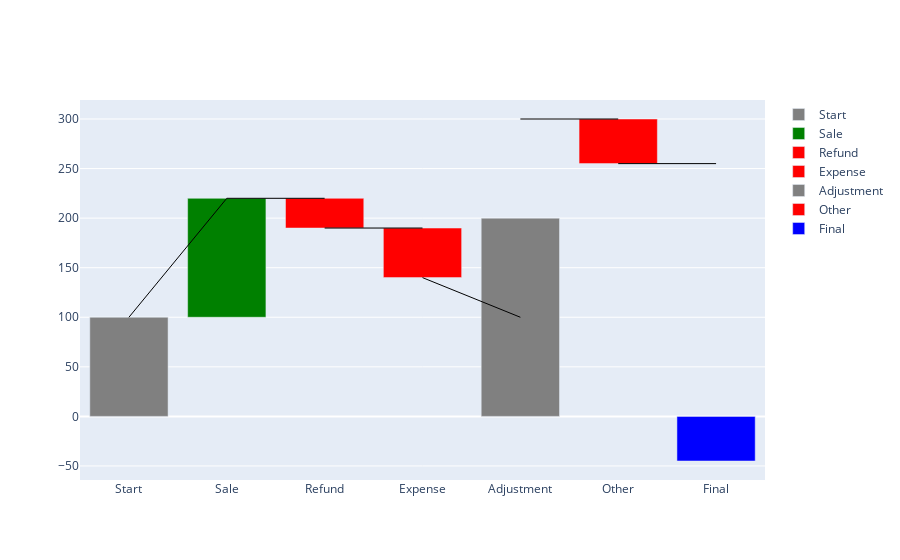

Notebook code cell kept with this figure:
### Code cell
import plotly.graph_objs as go
import plotly.offline as pyo

class WaterfallChart:
    def __init__(self, data, measures):
        self.data = data
        self.measures = measures
        self.fig = go.Figure()

    def add_bar(self, name, amount, base, color):
        # Add a bar to the figure with the specified parameters
        bar = go.Bar(name=name, x=[name], y=[amount], base=base, marker_color=color)
        self.fig.add_trace(bar)

    def add_connector(self, x0, y0, x1, y1):
        # Add a connector (line) between two bars
        self.fig.add_trace(
            go.Scatter(
                x=[x0, x1],
                y=[y0, y1],
                mode='lines',
                line=dict(color='black', width=1),
                showlegend=False
            )
        )

    def create_waterfall(self):
        total = 0
        last_absolute = 0
        last_bar_top = 0

        for i, (item, measure) in enumerate(zip(self.data, self.measures)):
            name = item['name']
            amount = item.get('amount', 0) if measure != 'total' else total - last_absolute
            color = 'grey'

            bar_base = last_absolute if measure == 'absolute' else total
            bar_top = bar_base + amount

            if measure == 'total':
                color = 'blue'
                self.add_bar(name, amount, 0, color)
                last_absolute = total
            elif measure == 'absolute':
                color = 'grey'
                self.add_bar(name, amount, 0, color)
                last_absolute = bar_top
                total = bar_top
            else:  # measure is 'relative'
                color = 'green' if amount >= 0 else 'red'
                self.add_bar(name, amount, total, color)
                total += amount

            if i > 0:  # Skip the connector for the first bar
                # Determine the points for connectors based on the bar direction
                if measure == 'absolute':
                    if amount >= 0:
                        self.add_connector(self.data[i-1]['name'], last_bar_top, name, bar_base)
                    else:
                        self.add_connector(self.data[i-1]['name'], last_bar_top, name, bar_top)
                else:
                    if amount >= 0:
                        self.add_connector(self.data[i-1]['name'], last_bar_top, name, bar_top)
                    else:
                        self.add_connector(self.data[i-1]['name'], last_bar_top, name, bar_base)

            last_bar_top = bar_top

    def show_chart(self):
        self.create_waterfall()
        pyo.iplot(self.fig)

# Example usage:
data = [
    {'name': 'Start', 'amount': 100},
    {'name': 'Sale', 'amount': 120},
    {'name': 'Refund', 'amount': -30},
    {'name': 'Expense', 'amount': -50},
    {'name': 'Adjustment', 'amount': 200},
    {'name': 'Other', 'amount': -45},
    {'name': 'Final', 'amount': None}
]
measures = ['absolute', 'relative', 'relative', 'relative', 'absolute', 'relative', 'total']

chart = WaterfallChart(data, measures)
chart.show_chart()

### Figure 1 — Plotly figure (JSON) as saved in the notebook; plotly's stock layout.template omitted (floating-point values rounded to 4 significant figures)
{"data": [{"base": 0, "marker": {"color": "grey"}, "name": "Start", "type": "bar", "x": ["Start"], "y": [100]}, {"base": 100, "marker": {"color": "green"}, "name": "Sale", "type": "bar", "x": ["Sale"], "y": [120]}, {"line": {"color": "black", "width": 1}, "mode": "lines", "showlegend": false, "type": "scatter", "x": ["Start", "Sale"], "y": [100, 220]}, {"base": 220, "marker": {"color": "red"}, "name": "Refund", "type": "bar", "x": ["Refund"], "y": [-30]}, {"line": {"color": "black", "width": 1}, "mode": "lines", "showlegend": false, "type": "scatter", "x": ["Sale", "Refund"], "y": [220, 220]}, {"base": 190, "marker": {"color": "red"}, "name": "Expense", "type": "bar", "x": ["Expense"], "y": [-50]}, {"line": {"color": "black", "width": 1}, "mode": "lines", "showlegend": false, "type": "scatter", "x": ["Refund", "Expense"], "y": [190, 190]}, {"base": 0, "marker": {"color": "grey"}, "name": "Adjustment", "type": "bar", "x": ["Adjustment"], "y": [200]}, {"line": {"color": "black", "width": 1}, "mode": "lines", "showlegend": false, "type": "scatter", "x": ["Expense", "Adjustment"], "y": [140, 100]}, {"base": 300, "marker": {"color": "red"}, "name": "Other", "type": "bar", "x": ["Other"], "y": [-45]}, {"line": {"color": "black", "width": 1}, "mode": "lines", "showlegend": false, "type": "scatter", "x": ["Adjustment", "Other"], "y": [300, 300]}, {"base": 0, "marker": {"color": "blue"}, "name": "Final", "type": "bar", "x": ["Final"], "y": [-45]}, {"line": {"color": "black", "width": 1}, "mode": "lines", "showlegend": false, "type": "scatter", "x": ["Other", "Final"], "y": [255, 255]}], "layout": {}}
